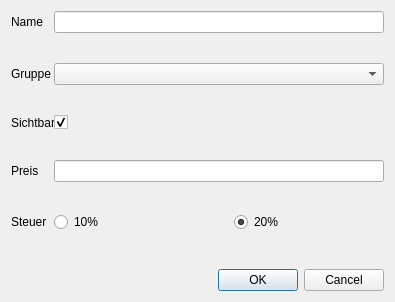
<?xml version="1.0" encoding="UTF-8"?>
<ui version="4.0">
 <author>Copyright 2010, Martin Koller</author>
 <class>ProductEdit</class>
 <widget class="QDialog" name="ProductEdit">
  <property name="geometry">
   <rect>
    <x>0</x>
    <y>0</y>
    <width>395</width>
    <height>302</height>
   </rect>
  </property>
  <property name="windowTitle">
   <string>Produkt Editieren</string>
  </property>
  <layout class="QGridLayout" name="gridLayout">
   <property name="verticalSpacing">
    <number>30</number>
   </property>
   <item row="0" column="0">
    <layout class="QFormLayout" name="formLayout">
     <property name="verticalSpacing">
      <number>30</number>
     </property>
     <item row="0" column="0">
      <widget class="QLabel" name="nameLabel">
       <property name="text">
        <string>Name</string>
       </property>
      </widget>
     </item>
     <item row="0" column="1">
      <widget class="QLineEdit" name="name"/>
     </item>
     <item row="1" column="0">
      <widget class="QLabel" name="categorieLabel">
       <property name="text">
        <string>Gruppe</string>
       </property>
      </widget>
     </item>
     <item row="1" column="1">
      <widget class="QComboBox" name="groupComboBox"/>
     </item>
     <item row="2" column="0">
      <widget class="QLabel" name="visibleLabel">
       <property name="text">
        <string>Sichtbar</string>
       </property>
      </widget>
     </item>
     <item row="2" column="1">
      <widget class="QCheckBox" name="visibleCheckBox">
       <property name="checked">
        <bool>true</bool>
       </property>
      </widget>
     </item>
     <item row="3" column="0">
      <widget class="QLabel" name="PriceLabel">
       <property name="text">
        <string>Preis</string>
       </property>
      </widget>
     </item>
     <item row="3" column="1">
      <widget class="QLineEdit" name="price"/>
     </item>
     <item row="4" column="1">
      <layout class="QHBoxLayout" name="horizontalLayout">
       <property name="spacing">
        <number>30</number>
       </property>
       <item>
        <widget class="QRadioButton" name="tax10">
         <property name="text">
          <string>10%</string>
         </property>
        </widget>
       </item>
       <item>
        <widget class="QRadioButton" name="tax20">
         <property name="text">
          <string>20%</string>
         </property>
         <property name="checked">
          <bool>true</bool>
         </property>
        </widget>
       </item>
      </layout>
     </item>
     <item row="4" column="0">
      <widget class="QLabel" name="label">
       <property name="text">
        <string>Steuer</string>
       </property>
      </widget>
     </item>
    </layout>
   </item>
   <item row="1" column="0">
    <widget class="QDialogButtonBox" name="buttonBox">
     <property name="orientation">
      <enum>Qt::Horizontal</enum>
     </property>
     <property name="standardButtons">
      <set>QDialogButtonBox::Cancel|QDialogButtonBox::Ok</set>
     </property>
    </widget>
   </item>
  </layout>
 </widget>
 <resources/>
 <connections>
  <connection>
   <sender>buttonBox</sender>
   <signal>accepted()</signal>
   <receiver>ProductEdit</receiver>
   <slot>accept()</slot>
   <hints>
    <hint type="sourcelabel">
     <x>244</x>
     <y>158</y>
    </hint>
    <hint type="destinationlabel">
     <x>157</x>
     <y>190</y>
    </hint>
   </hints>
  </connection>
  <connection>
   <sender>buttonBox</sender>
   <signal>rejected()</signal>
   <receiver>ProductEdit</receiver>
   <slot>reject()</slot>
   <hints>
    <hint type="sourcelabel">
     <x>312</x>
     <y>158</y>
    </hint>
    <hint type="destinationlabel">
     <x>286</x>
     <y>190</y>
    </hint>
   </hints>
  </connection>
 </connections>
</ui>
